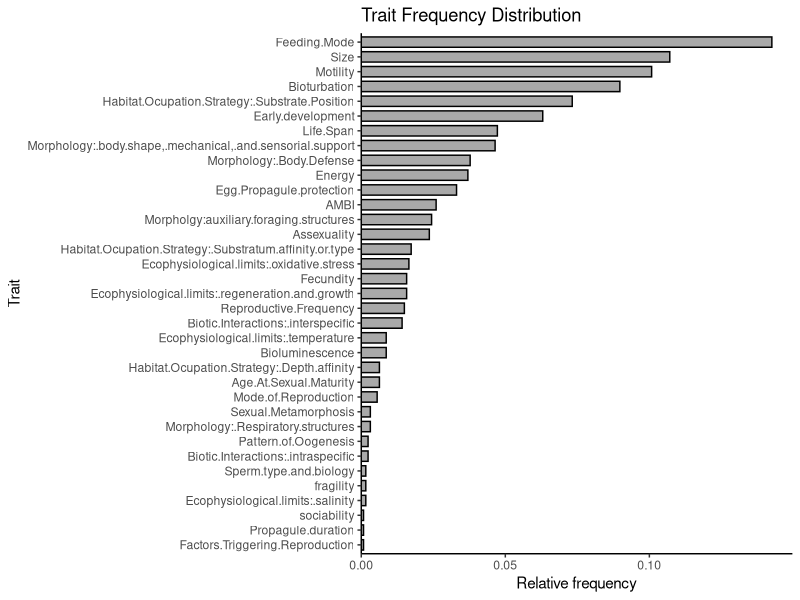
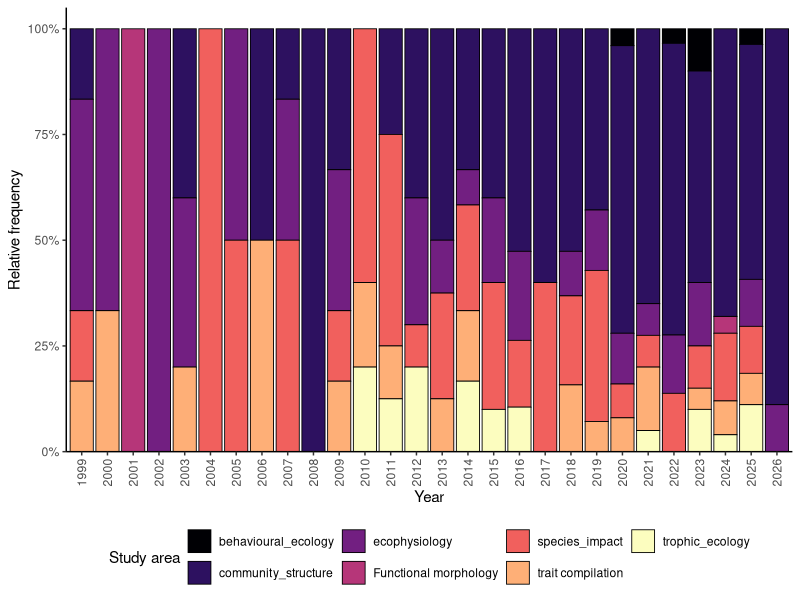
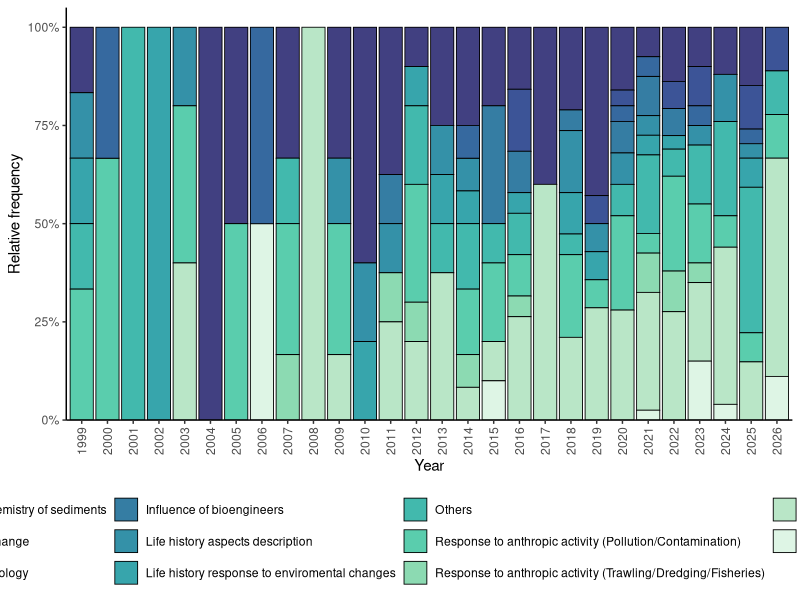
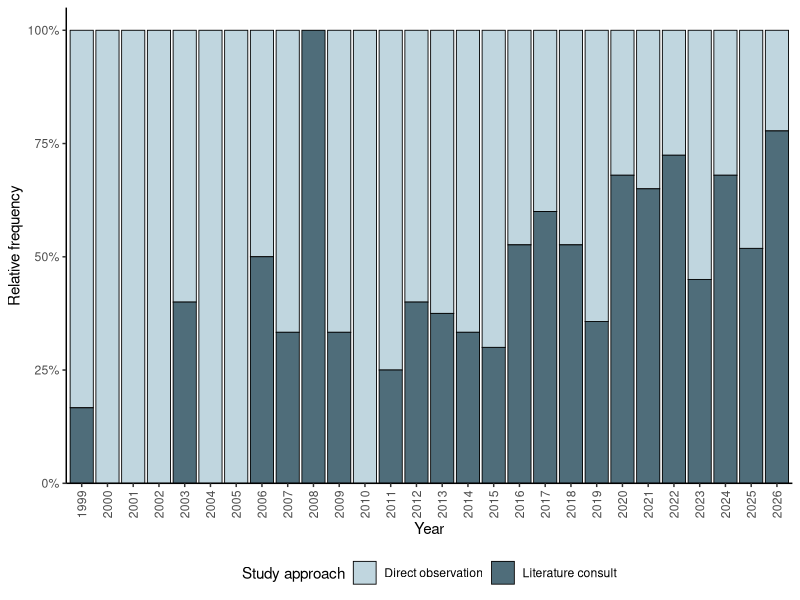
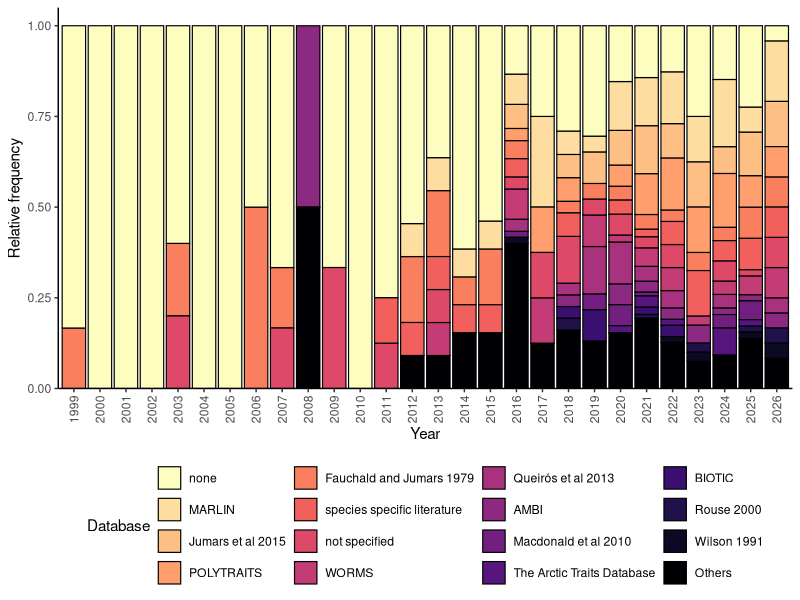
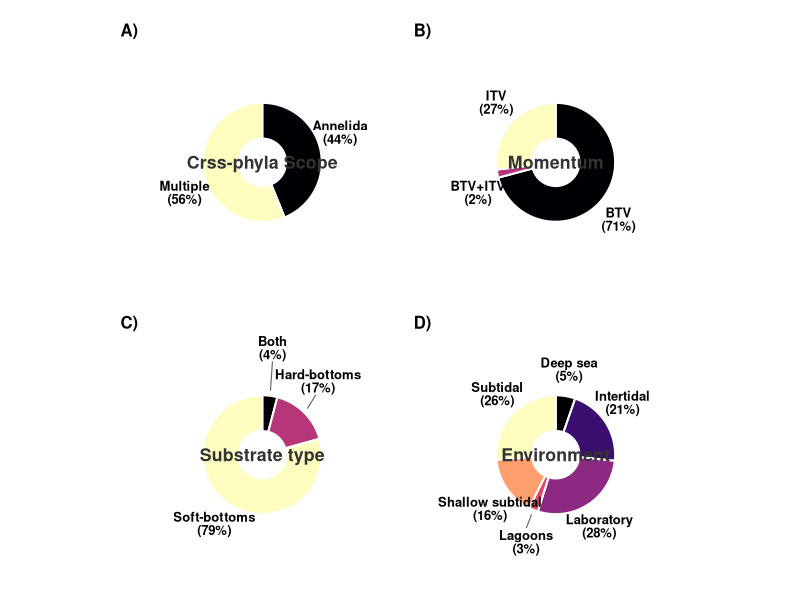

Write R code to recreate these figures, in order.
#' =============================================================================
#  Descriptive information and exploration of data
#' =============================================================================


# =============================================================================
# 1. SETUP & PACKAGES
# =============================================================================

{
  # Package repository and configuration
  lib <- .libPaths()[1]
  
  required_packages <- c(
    "vegan",
    "FD",
    "dplyr",
    "writexl",
    "openxlsx",
    "readxl",
    "here",
    "tidyr",
    "tidyverse",
    "car",
    "tidyselect",
    "tidygraph",
    "ggeffects",
    "patchwork",
    "MuMIn",
    "DHARMa",
    "adiv",
    "adegraphics",
    "PERMANOVA",
    "gridExtra",
    "FactoMineR",
    "ggalluvial",
    "factoextra",
    "jtools",
    "picante",
    "bibliometrix",
    "RColorBrewer",
    "scales",
    "ggrepel",
    "viridis"
  )
  
  # Install missing packages
  missing_pkgs <- required_packages[
    !(required_packages %in% installed.packages()[, "Package"])
  ]
  
  if (length(missing_pkgs)) {
    install.packages(
      missing_pkgs,
      dependencies = TRUE,
      lib = lib
    )
  }
  
  # Load packages
  lapply(
    required_packages,
    require,
    character.only = TRUE
  )
}


# =============================================================================
# 2. DATA IMPORT
# =============================================================================

data <- read.xlsx(
  here("data", "data.xlsx")
)

traits <- read.xlsx(
  here("data", "data.xlsx"),
  sheet = "traits"
)


# =============================================================================
# 3. DATA PREPARATION
# =============================================================================


# -----------------------------------------------------------------------------
# 3.1 Traits (Long Format)
# -----------------------------------------------------------------------------

traits_long <- traits %>%
  pivot_longer(
    cols = -c(1:6),
    names_to = "trait",
    values_to = "presence"
  )

trait_frequency <- traits_long %>%
  filter(presence == 1) %>%
  count(trait) %>%
  mutate(
    relative_frequency = n / sum(n)
  )


# -----------------------------------------------------------------------------
# 3.2 Study Area Frequency by Year
# -----------------------------------------------------------------------------

study_area_year_frequency <- data %>%
  count(
    PY,
    SA
  ) %>%
  group_by(PY) %>%
  mutate(
    relative_frequency = n / sum(n)
  )


# -----------------------------------------------------------------------------
# 3.3 Focus (Top 10 FOC)
# -----------------------------------------------------------------------------

top10_focus <- data %>%
  count(
    FOC,
    sort = TRUE
  ) %>%
  slice_head(n = 10) %>%
  pull(FOC)

focus_year_frequency <- data %>%
  mutate(
    FOC = if_else(
      FOC %in% top10_focus,
      FOC,
      "Others"
    )
  ) %>%
  count(
    PY,
    FOC
  ) %>%
  group_by(PY) %>%
  mutate(
    relative_frequency = n / sum(n)
  )


# -----------------------------------------------------------------------------
# 3.4 Database (TDB)
# -----------------------------------------------------------------------------

database_long <- data %>%
  separate_rows(
    TDB,
    sep = ","
  ) %>%
  mutate(
    TDB = str_trim(TDB)
  )


# Top 15 most frequently consulted databases
top_databases <- database_long %>%
  count(
    TDB,
    sort = TRUE
  ) %>%
  slice_head(n = 15) %>%
  pull(TDB)


# Total frequency of database use
total_database_frequency <- database_long %>%
  count(
    TDB,
    sort = TRUE
  )



database_frequency <- database_long %>%
  mutate(
    TDB = if_else(
      TDB %in% top_databases,
      TDB,
      "Others"
    )
  ) %>%
  count(
    PY,
    TDB
  ) %>%
  group_by(PY) %>%
  mutate(
    relative_frequency = n / sum(n),
    TDB = factor(
      TDB,
      levels = c(
        top_databases,
        "Others"
      )
    )
  )


# -----------------------------------------------------------------------------
# 3.5 Methodology (Study Approach)
# -----------------------------------------------------------------------------

methodology_data <- data %>%
  mutate(
    methodology = if_else(
      str_detect(TT, "D"),
      "Direct observation",
      "Literature consult"
    )
  ) %>%
  group_by(
    PY,
    methodology
  ) %>%
  summarise(
    n = n(),
    .groups = "drop"
  )


# =============================================================================
# 4. MAIN PLOTS
# =============================================================================


# -----------------------------------------------------------------------------
# P3: Traits
# -----------------------------------------------------------------------------

p3 <- ggplot(
  trait_frequency,
  aes(
    x = reorder(trait, relative_frequency),
    y = relative_frequency
  )
) +
  geom_col(
    fill = "darkgray",
    color = "black",
    width = 0.7
  ) +
  coord_flip() +
  scale_y_continuous(
    expand = expansion(
      mult = c(0, 0.05)
    )
  ) +
  labs(
    title = "Trait Frequency Distribution",
    x = "Trait",
    y = "Relative frequency"
  ) +
  theme_classic()

p3


# -----------------------------------------------------------------------------
# P4: Study Area
# -----------------------------------------------------------------------------

p4 <- ggplot(
  study_area_year_frequency,
  aes(
    x = factor(PY),
    y = relative_frequency,
    fill = SA
  )
) +
  geom_col(
    color = "black",
    linewidth = 0.3
  ) +
  scale_fill_viridis_d(
    option = "magma"
  ) +
  scale_y_continuous(
    labels = percent,
    expand = expansion(
      mult = c(0, 0.05)
    )
  ) +
  labs(
    x = "Year",
    y = "Relative frequency",
    fill = "Study area"
  ) +
  theme_classic() +
  theme(
    axis.text.x = element_text(
      angle = 90,
      vjust = 0.5
    ),
    legend.position = "bottom"
  )

p4


# -----------------------------------------------------------------------------
# P5: Focus (FOC)
# -----------------------------------------------------------------------------

p5 <- ggplot(
  focus_year_frequency,
  aes(
    x = factor(PY),
    y = relative_frequency,
    fill = FOC
  )
) +
  geom_col(
    color = "black",
    linewidth = 0.3
  ) +
  scale_fill_viridis_d(
    option = "mako",
    begin = 0.3,
    end = 1
  ) +
  scale_y_continuous(
    labels = percent,
    expand = expansion(
      mult = c(0, 0.05)
    )
  ) +
  labs(
    x = "Year",
    y = "Relative frequency",
    fill = "Focus"
  ) +
  theme_classic() +
  theme(
    axis.text.x = element_text(
      angle = 90,
      vjust = 0.5
    ),
    legend.position = "bottom"
  )

p5


# -----------------------------------------------------------------------------
# P6: Methodology
# -----------------------------------------------------------------------------

p6 <- ggplot(
  methodology_data,
  aes(
    x = factor(PY),
    y = n,
    fill = methodology
  )
) +
  geom_bar(
    stat = "identity",
    position = "fill",
    color = "black",
    linewidth = 0.3
  ) +
  scale_y_continuous(
    labels = percent_format(),
    expand = expansion(
      mult = c(0, 0.05)
    )
  ) +
  scale_fill_manual(
    values = c(
      "Literature consult" = "#4F6D7A",
      "Direct observation" = "#C0D6DF"
    )
  ) +
  labs(
    x = "Year",
    y = "Relative frequency",
    fill = "Study approach"
  ) +
  theme_classic() +
  theme(
    axis.text.x = element_text(
      angle = 90,
      vjust = 0.5
    ),
    legend.position = "bottom"
  )

p6

#Literature consult = PotentialL trait information
#Direct observation = Realized trait information

# -----------------------------------------------------------------------------
# P7: Database
# -----------------------------------------------------------------------------

p7 <- ggplot(
  database_frequency,
  aes(
    x = factor(PY),
    y = relative_frequency,
    fill = TDB
  )
) +
  geom_col(
    color = "black",
    linewidth = 0.4
  ) +
  scale_fill_viridis_d(
    option = "magma",
    begin = 1,
    end = 0
  ) +
  scale_y_continuous(
    expand = expansion(
      mult = c(0, 0.05)
    )
  ) +
  labs(
    x = "Year",
    y = "Relative frequency",
    fill = "Database"
  ) +
  theme_classic() +
  theme(
    axis.text.x = element_text(
      angle = 90,
      vjust = 0.5
    ),
    legend.position = "bottom"
  )

p7


# =============================================================================
# 5. DONUT PLOTS: OTHER RELEVANT INFORMATION
# =============================================================================


# -----------------------------------------------------------------------------
# 5.1 Donut Plot Function
# -----------------------------------------------------------------------------

make_donut <- function(df, var, title_label) {
  
  df_sum <- df %>%
    count(
      label = as.factor({{ var }})
    ) %>%
    mutate(
      prop = n / sum(n),
      ymax = cumsum(prop),
      ymin = lag(
        ymax,
        default = 0
      ),
      label_pos = (ymax + ymin) / 2,
      label_text = paste0(
        label,
        "\n(",
        percent(prop, accuracy = 1),
        ")"
      )
    )
  
  ggplot(
    df_sum,
    aes(
      ymax = ymax,
      ymin = ymin,
      xmax = 4,
      xmin = 2.2,
      fill = label
    )
  ) +
    
    geom_rect(
      color = "white",
      linewidth = 0.7
    ) +
    
    scale_fill_viridis_d(
      option = "magma",
      guide = "none"
    ) +
    
    coord_polar(
      theta = "y"
    ) +
    
    xlim(
      1,
      6
    ) +
    
    geom_text_repel(
      aes(
        x = 4.2,
        y = label_pos,
        label = label_text
      ),
      nudge_x = 0.8,
      segment.size = 0.4,
      segment.color = "grey40",
      direction = "y",
      size = 3.3,
      fontface = "bold",
      lineheight = 0.85
    ) +
    
    annotate(
      "text",
      x = 1,
      y = 0,
      label = title_label,
      size = 4.5,
      fontface = "bold",
      color = "grey20"
    ) +
    
    theme_void() +
    
    theme(
      plot.margin = margin(
        10,
        10,
        10,
        10
      )
    )
}


# -----------------------------------------------------------------------------
# 5.2 Create Donut Plots
# -----------------------------------------------------------------------------

p1 <- make_donut(
  data,
  CP,
  "Crss-phyla Scope"
)

p2 <- make_donut(
  data,
  Momentum.acessed,
  "Momentum"
)

p3_donut <- make_donut(
  data,
  SB,
  "Substrate type"
)

p4_donut <- make_donut(
  data,
  ZN,
  "Environment"
)


# -----------------------------------------------------------------------------
# 5.3 Combine Donut Plots
# -----------------------------------------------------------------------------

donut_panel <- (p1 + p2) / 
  (p3_donut + p4_donut) +
  
  plot_annotation(
    tag_levels = "A",
    tag_suffix = ")"
  ) &
  
  theme(
    plot.tag = element_text(
      face = "bold",
      size = 12
    )
  )


# Display donut panel
donut_panel
